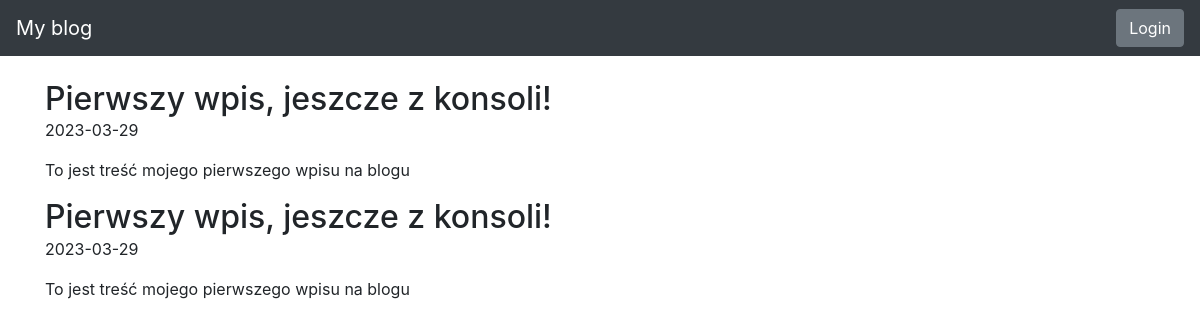
The app's page /, older data.
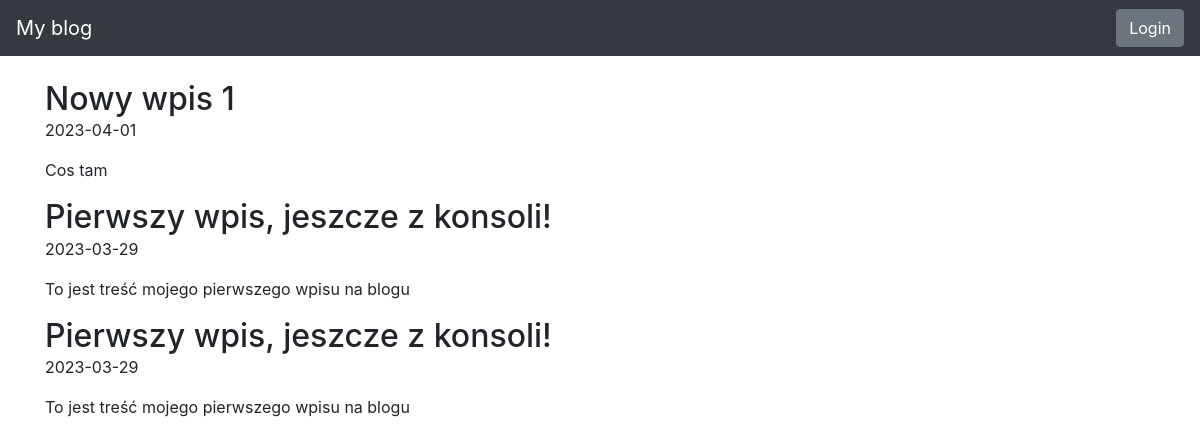
The same page, newer data.
### blog/models.py (models this page shows)
class Entry(db.Model):
   id = db.Column(db.Integer, primary_key=True)
   title = db.Column(db.String(80), nullable=False)
   body = db.Column(db.Text, nullable=False)
   pub_date = db.Column(db.DateTime, nullable=False,
       default=datetime.datetime.utcnow)
   is_published = db.Column(db.Boolean, default=False)

### blog/routes.py (the view)
@app.route("/")
def index():
      all_posts = Entry.query.filter_by(is_published=True).order_by(Entry.pub_date.desc())
      return render_template("homepage.html", all_posts=all_posts)

### blog/templates/homepage.html (shortened to what this page needs)
{% extends 'base.html' %}
{% block content %}
{% for post in all_posts %}
    <div>
        <h2 class="d-inline">{{ post.title }}</h2>
        <p>{{ post.pub_date.strftime('%Y-%m-%d') }}</p>
        <p>
            {{ post.body }}
        </p>
    </div>
{% endfor %}
{% endblock %}

Row changes from the older to the newer data that the page shows:
added Entry: title "Nowy wpis 1", pub_date "2023-04-01", body "Cos tam"
